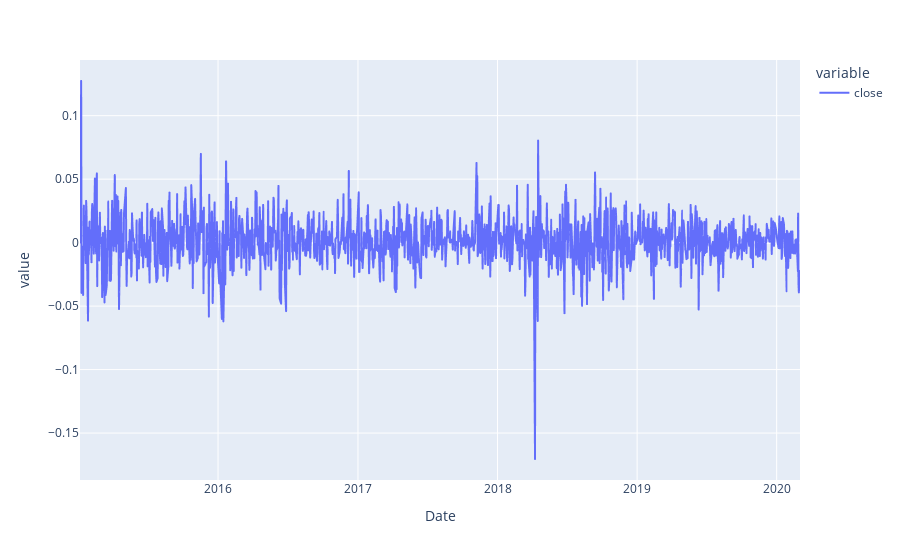

Notebook code for this chart:
### Code cell
df.loc['SBER', 'close'].pct_change().fillna(0).plot()

### Figure 1 — Plotly figure (JSON) as saved in the notebook; plotly's stock layout.template omitted (floating-point values rounded to 4 significant figures; data arrays with more than 128 entries replaced by an {"elided": "..."} marker saying what was removed)
{"data": [{"hovertemplate": "variable=close<br>Date=%{x}<br>value=%{y}<extra></extra>", "legendgroup": "close", "line": {"color": "#636efa", "dash": "solid"}, "mode": "lines", "name": "close", "showlegend": true, "type": "scattergl", "x": {"elided": "1300 str values"}, "xaxis": "x", "y": {"elided": "1300 float values"}, "yaxis": "y"}], "layout": {"autosize": true, "legend": {"title": {"text": "variable"}, "tracegroupgap": 0}, "margin": {"t": 60}, "xaxis": {"anchor": "y", "autorange": true, "domain": [0, 1], "range": ["2015-01-05", "2020-03-02"], "title": {"text": "Date"}, "type": "date"}, "yaxis": {"anchor": "x", "autorange": true, "domain": [0, 1], "range": [-0.187, 0.1439], "title": {"text": "value"}, "type": "linear"}}}
